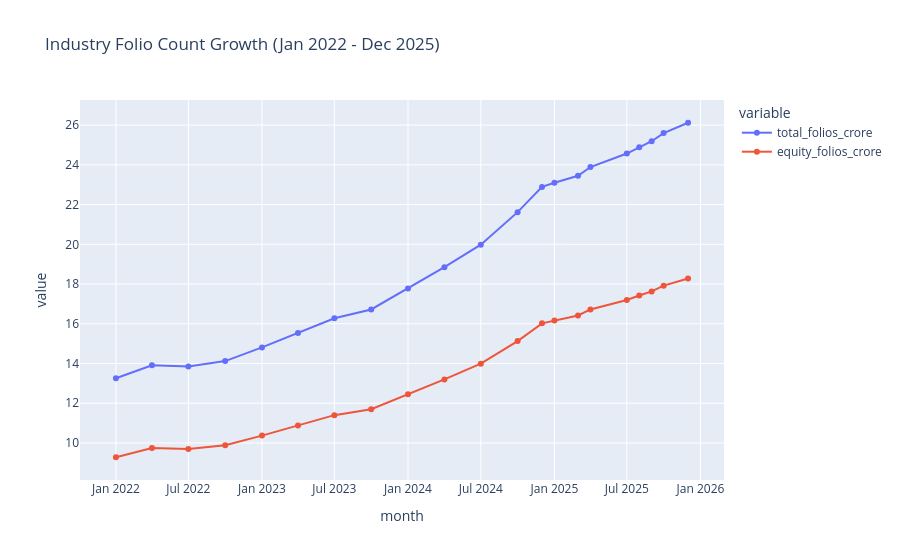

The code cell stored with this chart in its notebook:
### Markdown cell above
## 11. Total Industry Folio Count Growth
### Finding 7: Mutual Fund Folios Doubled from 13.26 Crore to 26.12 Crore over 4 Years
**Insight:** Investor account participation doubled between Jan 2022 and Dec 2025.
**Evidence:** Visualized in `figures/eda/10_folio_growth.png` and Plotly line chart below.
**Interpretation:** Industry folios expanded from 13.26 Cr (Jan 2022) to 26.12 Cr (Dec 2025), with equity folios accounting for 70%+ of total account creation (rising from 9.28 Cr to 18.28 Cr).

### Code cell
folio_csv = Path('../data/processed/06_industry_folio_count.csv') if Path('../data/processed/06_industry_folio_count.csv').exists() else Path('data/processed/06_industry_folio_count.csv')
df_folio = pd.read_csv(folio_csv)
fig_folio = px.line(df_folio, x='month', y=['total_folios_crore', 'equity_folios_crore'], title='Industry Folio Count Growth (Jan 2022 - Dec 2025)', markers=True)
fig_folio.show()

### Figure 1 — Plotly figure (JSON) as saved in the notebook; plotly's stock layout.template omitted (floating-point values rounded to 4 significant figures)
{"data": [{"hovertemplate": "variable=total_folios_crore<br>month=%{x}<br>value=%{y}<extra></extra>", "legendgroup": "total_folios_crore", "line": {"color": "#636efa", "dash": "solid"}, "marker": {"symbol": "circle"}, "mode": "lines+markers", "name": "total_folios_crore", "orientation": "v", "showlegend": true, "type": "scatter", "x": ["2022-01-01", "2022-04-01", "2022-07-01", "2022-10-01", "2023-01-01", "2023-04-01", "2023-07-01", "2023-10-01", "2024-01-01", "2024-04-01", "2024-07-01", "2024-10-01", "2024-12-01", "2025-01-01", "2025-03-01", "2025-04-01", "2025-07-01", "2025-08-01", "2025-09-01", "2025-10-01", "2025-12-01"], "xaxis": "x", "y": [13.26, 13.91, 13.85, 14.12, 14.81, 15.54, 16.28, 16.72, 17.78, 18.85, 19.98, 21.62, 22.89, 23.1, 23.45, 23.89, 24.57, 24.89, 25.19, 25.6, 26.12], "yaxis": "y"}, {"hovertemplate": "variable=equity_folios_crore<br>month=%{x}<br>value=%{y}<extra></extra>", "legendgroup": "equity_folios_crore", "line": {"color": "#EF553B", "dash": "solid"}, "marker": {"symbol": "circle"}, "mode": "lines+markers", "name": "equity_folios_crore", "orientation": "v", "showlegend": true, "type": "scatter", "x": ["2022-01-01", "2022-04-01", "2022-07-01", "2022-10-01", "2023-01-01", "2023-04-01", "2023-07-01", "2023-10-01", "2024-01-01", "2024-04-01", "2024-07-01", "2024-10-01", "2024-12-01", "2025-01-01", "2025-03-01", "2025-04-01", "2025-07-01", "2025-08-01", "2025-09-01", "2025-10-01", "2025-12-01"], "xaxis": "x", "y": [9.28, 9.74, 9.69, 9.88, 10.37, 10.88, 11.4, 11.7, 12.45, 13.2, 13.99, 15.13, 16.02, 16.17, 16.42, 16.72, 17.2, 17.42, 17.63, 17.92, 18.28], "yaxis": "y"}], "layout": {"legend": {"title": {"text": "variable"}, "tracegroupgap": 0}, "title": {"text": "Industry Folio Count Growth (Jan 2022 - Dec 2025)"}, "xaxis": {"anchor": "y", "domain": [0.0, 1.0], "title": {"text": "month"}}, "yaxis": {"anchor": "x", "domain": [0.0, 1.0], "title": {"text": "value"}}}}
